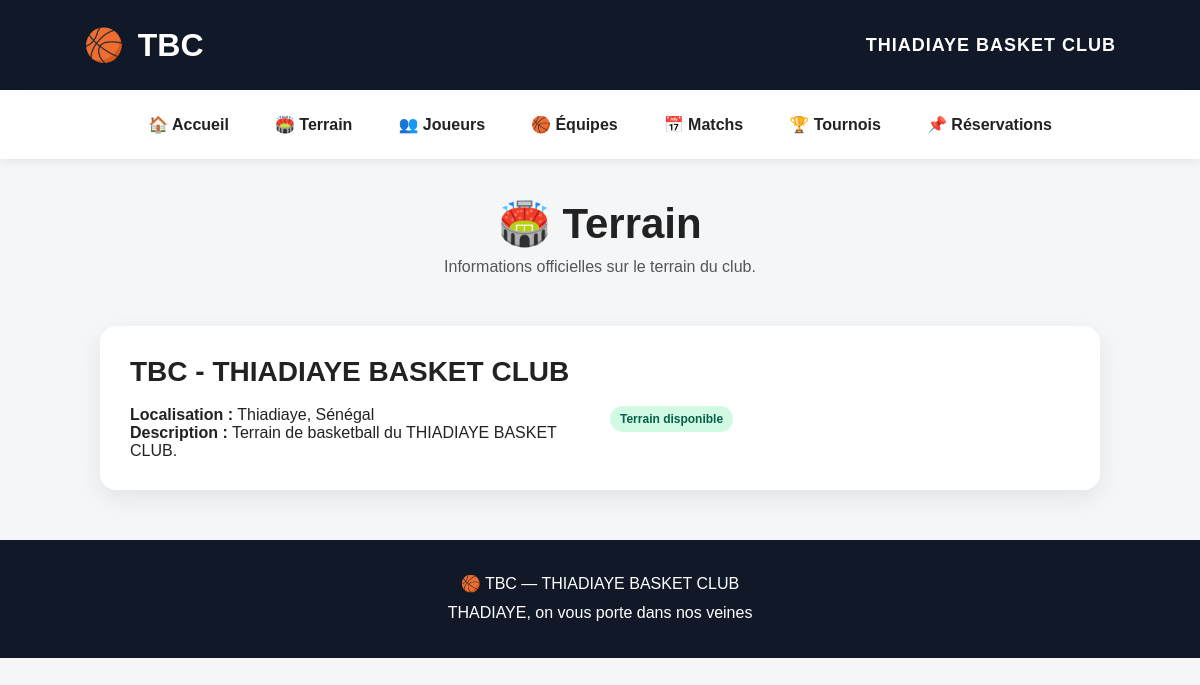
The app's page /terrain with its own data.
### tables this page shows
CREATE TABLE terrain (
            id INTEGER PRIMARY KEY AUTOINCREMENT,
            nom TEXT NOT NULL,
            localisation TEXT,
            description TEXT
        );

### app.py (the view, shortened to what this page needs)
@app.route("/terrain", methods=["GET", "POST"])
def terrain():
    connection = get_connection()
    terrain = connection.execute("SELECT * FROM terrain ORDER BY id LIMIT 1").fetchone()
    connection.close()
    return render_template("terrain.html", terrain=terrain)

### database.py (called while the page is built)
def get_connection():
    os.makedirs(DATABASE_FOLDER, exist_ok=True)
    connection = sqlite3.connect(DATABASE_FILE)
    connection.row_factory = sqlite3.Row
    return connection

### templates/terrain.html (shortened to what this page needs)
{% extends "base.html" %}
{% block content %}
<section class="page-header">
    <h1>🏟️ Terrain</h1>
    <p>Informations officielles sur le terrain du club.</p>
</section>
<section class="info-box">
    {% if terrain %}
    <h2>{{ terrain.nom }}</h2>
    <div class="grid-2">
        <div>
            <p><strong>Localisation :</strong> {{ terrain.localisation or '—' }}</p>
            <p><strong>Description :</strong> {{ terrain.description or '—' }}</p>
        </div>
        <div>
            <span class="status-badge">Terrain disponible</span>
        </div>
    </div>
    {% else %}
    <p>Le terrain n’a pas encore été configuré.</p>
    {% endif %}
</section>
{% endblock %}

### static/style.css (style rules this page uses)
* { margin: 0; padding: 0; box-sizing: border-box; }
body { font-family: Arial, Helvetica, sans-serif; background: #f4f6f8; color: #222; }
.page-header { text-align: center; padding: 40px 20px 20px; }
.page-header h1 { font-size: 42px; margin-bottom: 10px; }
.page-header p { color: #555; font-size: 16px; }
.info-box, .card-panel { background: white; border-radius: 16px; box-shadow: 0 8px 25px rgba(0,0,0,0.08); padding: 30px; margin: 30px auto; max-width: 1000px; }
.grid-2 { display: grid; grid-template-columns: repeat(auto-fit, minmax(260px, 1fr)); gap: 20px; }
.info-box h2, .card-panel h2 { margin-bottom: 18px; font-size: 28px; }
.status-badge { display: inline-block; background: #d1fae5; color: #065f46; padding: 6px 10px; border-radius: 999px; font-size: 12px; font-weight: bold; }

### records on screen
terrain: nom "TBC - THIADIAYE BASKET CLUB", localisation "Thiadiaye, Sénégal", description "Terrain de basketball du THIADIAYE BASKET CLUB."
